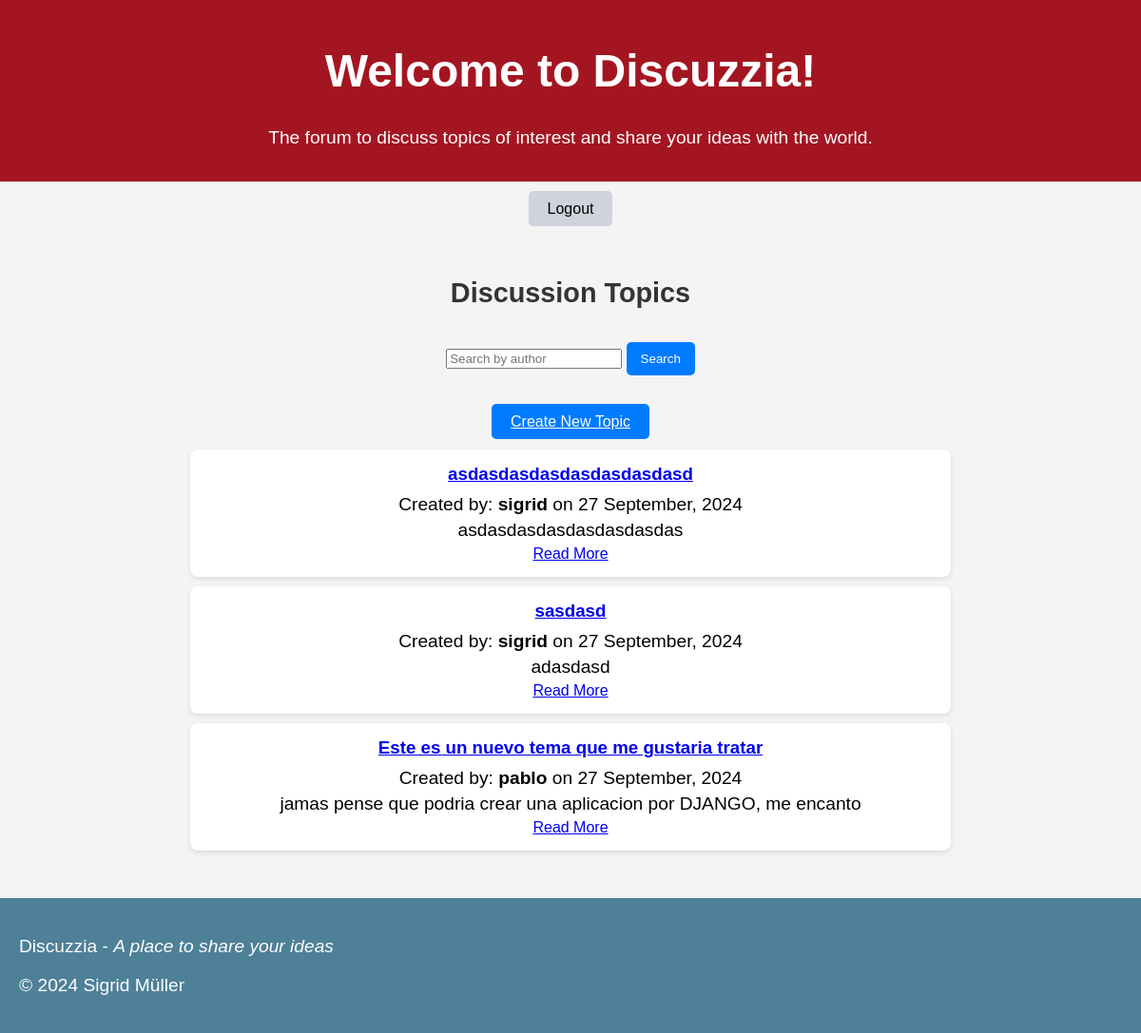
Page /forum/ (signed in) on the earlier database version.
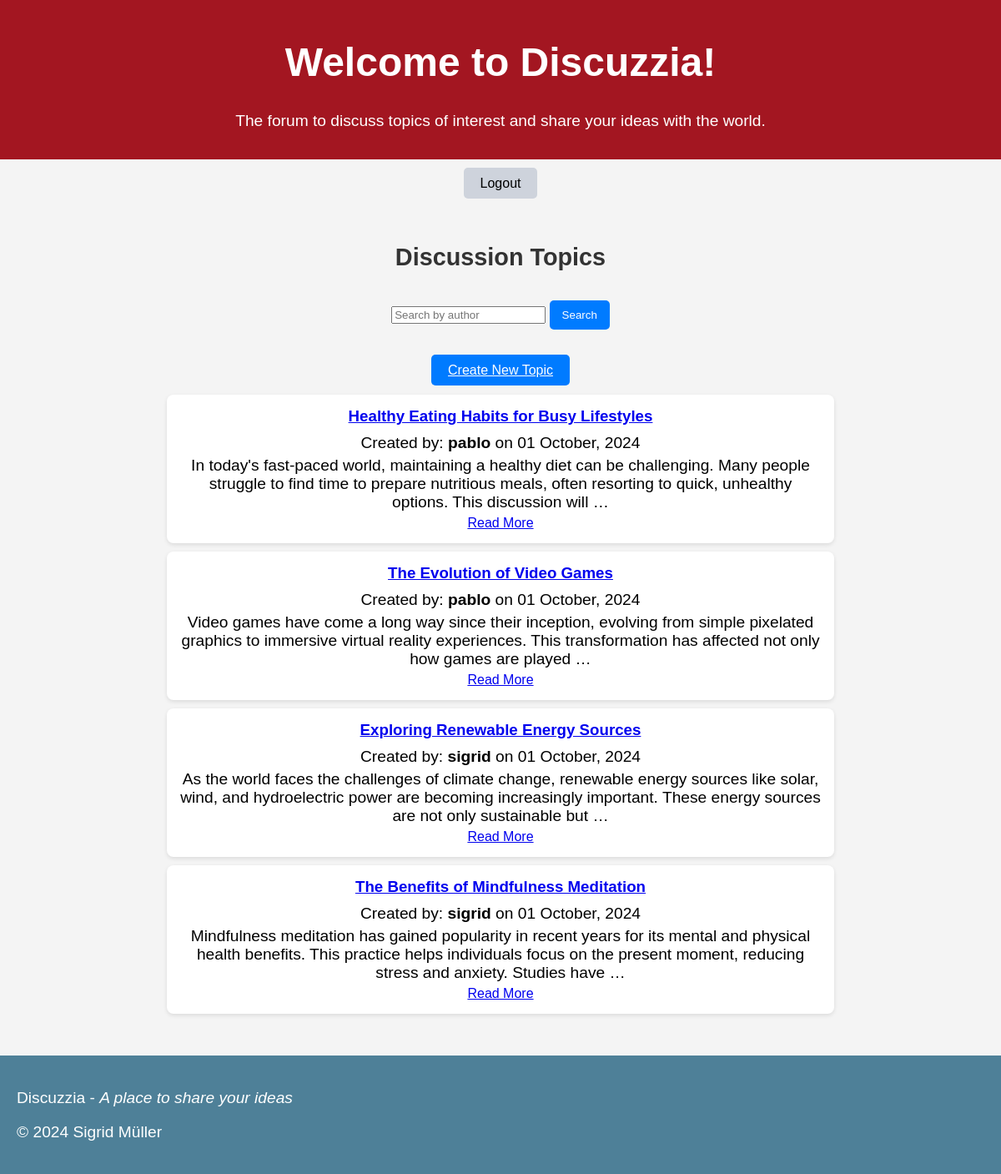
Same page on the later database version.
### forum/models.py (models this page shows, shortened)
class Topic(models.Model):
    title = models.CharField(max_length=200)  # Title of the topic
    author = models.ForeignKey(User, on_delete=models.CASCADE)  # User who created the topic
    content = models.TextField()  # Content of the topic
    created_at = models.DateTimeField(auto_now_add=True)  # Timestamp when the topic was created
    updated_at = models.DateTimeField(auto_now=True)  # Timestamp when the topic was last updated

### forum/views.py (the view)
# urls.py: path('', include('forum.urls')),
@login_required
def forum(request):
    query = request.GET.get('q')  # Get the search query from the request
    if query:
        topics = Topic.objects.filter(Q(author__username__icontains=query))  # Filter by author's username
    else:
        topics = Topic.objects.all().order_by('-created_at')  # Default to all topics ordered by creation date
    return render(request, 'forum/forum.html', {'topics': topics, 'query': query})

### forum/templates/forum/forum.html (shortened to what this page needs)
{% load static %}
<!DOCTYPE html>
<html lang="en">
  <head>
    <link rel="stylesheet" href="{% static 'forum.css' %}" />
    <link rel="stylesheet" href="{% static 'index.css' %}" />
  </head>
  <body>
    {% include 'includes/header.html' %} {% include 'includes/nav2.html' %}
    <main>
      <section class="forum-section">
        <h2>Discussion Topics</h2>
        <form method="GET" action="{% url 'forum' %}" class="search-form">
          <input
            type="text"
            name="q"
            placeholder="Search by author"
            value="{{ query|default_if_none:'' }}"
          />
          <button type="submit">Search</button>
        </form>
        <div class="create-topic">
          <a href="{% url 'create_topic' %}" class="create-button"
            >Create New Topic</a
          >
        </div>
        <div class="topic-container">
          {% for topic in topics %}
          <div class="topic-card">
            <h3>
              <a href="{% url 'topic_detail' topic.id %}">{{ topic.title }}</a>
            </h3>
            <p>
              Created by: <strong>{{ topic.author.username }}</strong> on {{ topic.created_at|date:"d F, Y" }}
            </p>
            <p>{{ topic.content|truncatewords:30 }}</p>
            <a href="{% url 'topic_detail' topic.id %}" class="read-more"
              >Read More</a
            >
          </div>
          {% empty %}
          <p>No topics available.</p>
          {% endfor %}
        </div>
      </section>
    </main>
    </div>
    {% include 'includes/footer.html' %}
  </body>
</html>

### forum/templates/includes/header.html
<div class="container">
    <header>
        <h1>Welcome to Discuzzia!</h1>
        <p>The forum to discuss topics of interest and share your ideas with the world.</p>
    </header>

### forum/templates/includes/nav2.html
<nav>
    <a href="{% url 'logout' %}">Logout</a>
</nav>

### forum/templates/includes/footer.html
<footer>
    <div class="footer-content">
        <div class="footer-branding">
            <p>Discuzzia - <em>A place to share your ideas</em></p>
            <p>&copy; 2024 Sigrid Müller</p>
        </div>
    </div>
</footer>

### forum/static/forum.css (style rules this page uses)
.forum-section { max-width: 800px; margin: 20px auto; padding: 20px; display: flex; flex-direction: column; gap: 20px; }
.topic-card { background: white; border-radius: 8px; box-shadow: 0 2px 5px rgba(0, 0, 0, 0.1); padding: 15px; transition: transform 0.2s; margin-bottom: 10px; }
.topic-card h3 { margin: 0 0 10px; }
.topic-card p { margin: 5px 0; }
button, .create-button { background-color: #007BFF; color: white; border: none; padding: 10px 15px; border-radius: 5px; cursor: pointer; transition: background-color 0.3s; }
.create-topic { text-align: center; margin-top: 20px; }
.create-button { padding: 10px 20px; font-size: 16px; }

### forum/static/index.css (style rules this page uses)
body { font-family: Arial, sans-serif; background-color: #f4f4f4; margin: 0; display: flex; flex-direction: column; min-height: 100vh; text-align: center; }
.container { flex: 1; }
header { background-color: #a31621; color: white; padding: 15px; font-size: 1.5rem; }
nav { margin: 20px 0; }
nav a { background-color: #ced3dc; color: black; padding: 10px 20px; text-decoration: none; margin: 5px; border-radius: 5px; }
h1 { color: white; }
p { font-size: 1.2rem; }
footer { background-color: #4e8098; color: white; padding: 20px 0; font-size: 0.9rem; text-align: center; }
.footer-content { display: flex; flex-wrap: wrap; justify-content: space-between; align-items: center; max-width: 1200px; margin: 0 auto; padding: 0 20px; }
.footer-branding { text-align: left; }
h2 { font-size: 1.8rem; color: #333; margin-bottom: 15px; }

Differences in the rows shown:
removed Topic: title "asdasdasdasdasdasdasdasd", author.username "sigrid", created_at "27 September, 2024", content "asdasdasdasdasdasdasdas"
removed Topic: title "sasdasd", author.username "sigrid", created_at "27 September, 2024", content "adasdasd"
removed Topic: title "Este es un nuevo tema que me gustaria tratar", author.username "pablo", created_at "27 September, 2024", content "jamas pense que podria crear una aplicacion por DJANGO, me encanto"
added Topic: title "Healthy Eating Habits for Busy Lifestyles", author.username "pablo", created_at "01 October, 2024", content "In today's fast-paced world, maintaining a healthy diet can be challenging. Many people struggle to find time to prepare nutritious meals, often resorting to quick, unhealthy options. This discussion will …"
added Topic: title "The Evolution of Video Games", author.username "pablo", created_at "01 October, 2024", content "Video games have come a long way since their inception, evolving from simple pixelated graphics to immersive virtual reality experiences. This transformation has affected not only how games are played …"
added Topic: title "Exploring Renewable Energy Sources", author.username "sigrid", created_at "01 October, 2024", content "As the world faces the challenges of climate change, renewable energy sources like solar, wind, and hydroelectric power are becoming increasingly important. These energy sources are not only sustainable but …"
added Topic: title "The Benefits of Mindfulness Meditation", author.username "sigrid", created_at "01 October, 2024", content "Mindfulness meditation has gained popularity in recent years for its mental and physical health benefits. This practice helps individuals focus on the present moment, reducing stress and anxiety. Studies have …"
